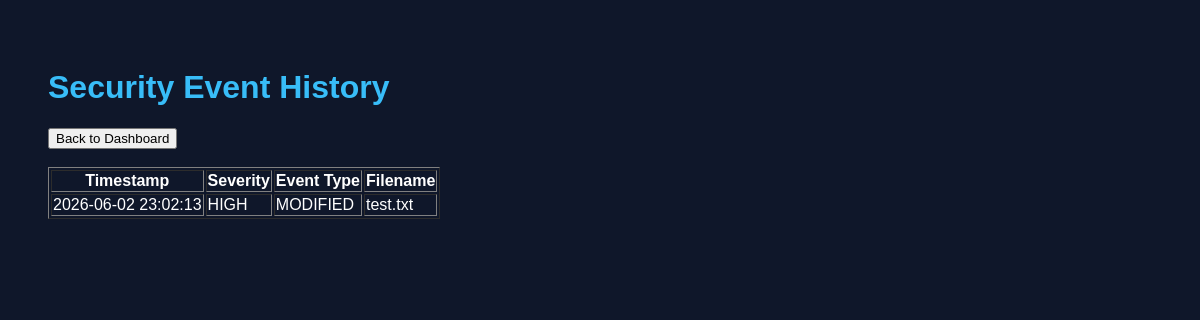
Before: /history with the older database file.
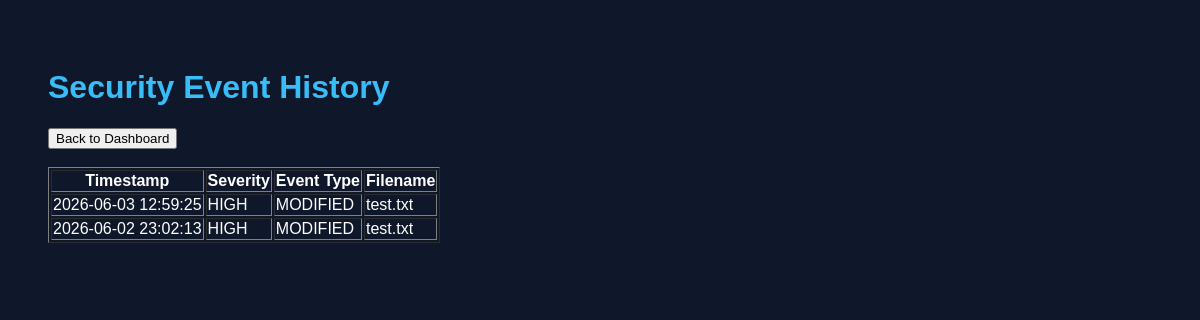
After: the same page with the newer database file.
### tables this page shows
CREATE TABLE security_events (

            id INTEGER PRIMARY KEY AUTOINCREMENT,
            timestamp TEXT,
            severity TEXT,
            event_type TEXT,
            filename TEXT

        );

### app.py (the view)
@app.route("/history")
def history():
    events = get_all_events()
    return render_template(
        "history.html",
        events=events
    )

### src/database.py (called while the page is built)
def get_all_events():
    connection = sqlite3.connect(DB_PATH)
    cursor = connection.cursor()
    cursor.execute("""
        SELECT timestamp,
               severity,
               event_type,
               filename
        FROM security_events
        ORDER BY id DESC
    """)
    rows = cursor.fetchall()
    connection.close()
    return rows

### templates/history.html (shortened to what this page needs)
<!DOCTYPE html>
<html>
<head>
    <link rel="stylesheet" href="{{ url_for('static', filename='style.css') }}">
</head>
<body>
    <h1>Security Event History</h1>
    <a href="/">
        <button>Back to Dashboard</button>
    </a>
    <br><br>
    <table border="1">
        <tr>
            <th>Timestamp</th>
            <th>Severity</th>
            <th>Event Type</th>
            <th>Filename</th>
        </tr>
        {% for event in events %}
        <tr>
            <td>{{ event[0] }}</td>
            <td>{{ event[1] }}</td>
            <td>{{ event[2] }}</td>
            <td>{{ event[3] }}</td>
        </tr>
        {% endfor %}
    </table>
</body>
</html>

### static/style.css (style rules this page uses)
body { background-color: #0f172a; color: white; font-family: Arial, sans-serif; padding: 40px; }
h1 { color: #38bdf8; }

Changed rows visible on the page:
added security_events: timestamp "2026-06-03 12:59:25", severity "HIGH", event_type "MODIFIED", filename "test.txt"
